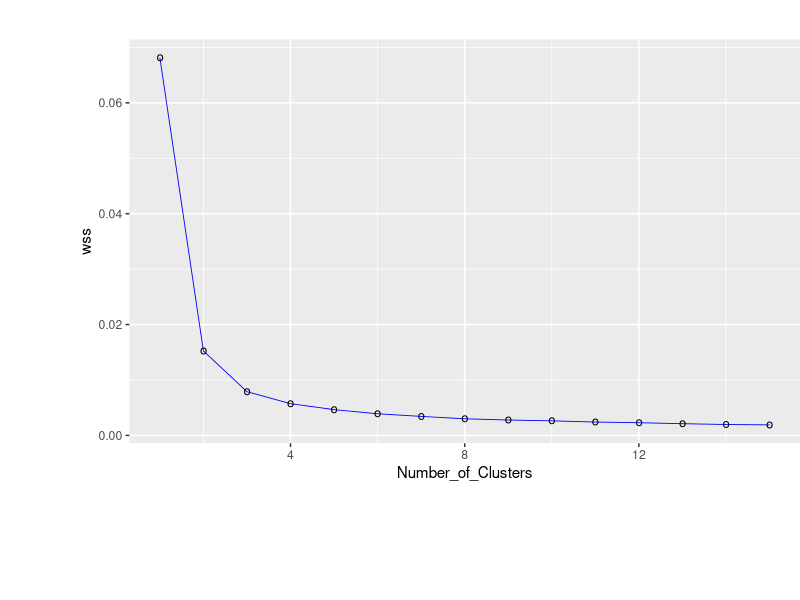
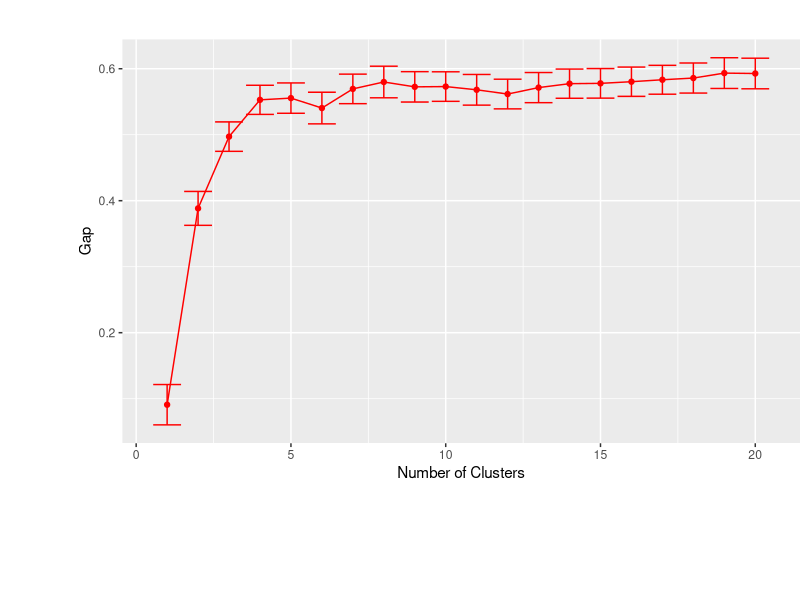

Write the R code that produced these figures, in order.
## ---- chunk 1
# iris<-read.table("http://archive.ics.uci.edu/ml/machine-learning-databases/iris/iris.data",header=FALSE,sep=",")
# uci上的数据集没有名字，故header为FALSE
# 发现数据集iris系统内置数据集，故注释掉了从uci读取数据集的语句
class(iris)
dim(iris)
names(iris)
head(iris)
tail(iris)
## ---- chunk 2
irisTrain<-iris[,which(names(iris) != "Species")]
# irisTrain<-iris[,1:4]
# 首先去除数据集中的分类
set.seed(1234567)
# 设置种子
irisK3<-kmeans(x=irisTrain,centers=3) 
irisK3 # 查看k-means的聚类结果
## ---- chunk 3
irisK3N25<-kmeans(irisTrain,centers=3,nstart=25)
irisK3$size
irisK3N25$size
## ---- chunk 4
wss<-numeric(15)
for (k in 1:15) wss[k]<-sum(kmeans(irisTrain,centers=k,nstart=25)$withinss)/10000
wss
require(ggplot2)
wss_df <- data.frame(Number_of_Clusters=1:15, wss)
ggplot(wss_df,aes(Number_of_Clusters,wss))+
geom_line(color="blue",size=0.3)+geom_point(color = "black",shape="o",size=3)+
theme(plot.margin = unit(c(1, 0, 3, 2), "cm"))
#wss 序列在 k>3 以后变化很慢。
table(iris$Species,irisK3N25$cluster)
## ---- chunk 5
require(cluster)
theGap <- clusGap(irisTrain,FUNcluster = pam, K.max = 20)
gapDF <- as.data.frame(theGap$Tab)
gapDF
ggplot(gapDF,aes(x=1:nrow(gapDF)))+
geom_line(aes(y=gap),color="red")+
geom_point(aes(y=gap),color="red")+
geom_errorbar(aes(ymin=gap-SE.sim, ymax=gap+SE.sim),color="red")+
labs(x="Number of Clusters",y="Gap")+
theme(plot.margin = unit(c(1, 0, 3, 2), "cm"))
#上述结果表明K=1时，GAP最小，有点奇怪

